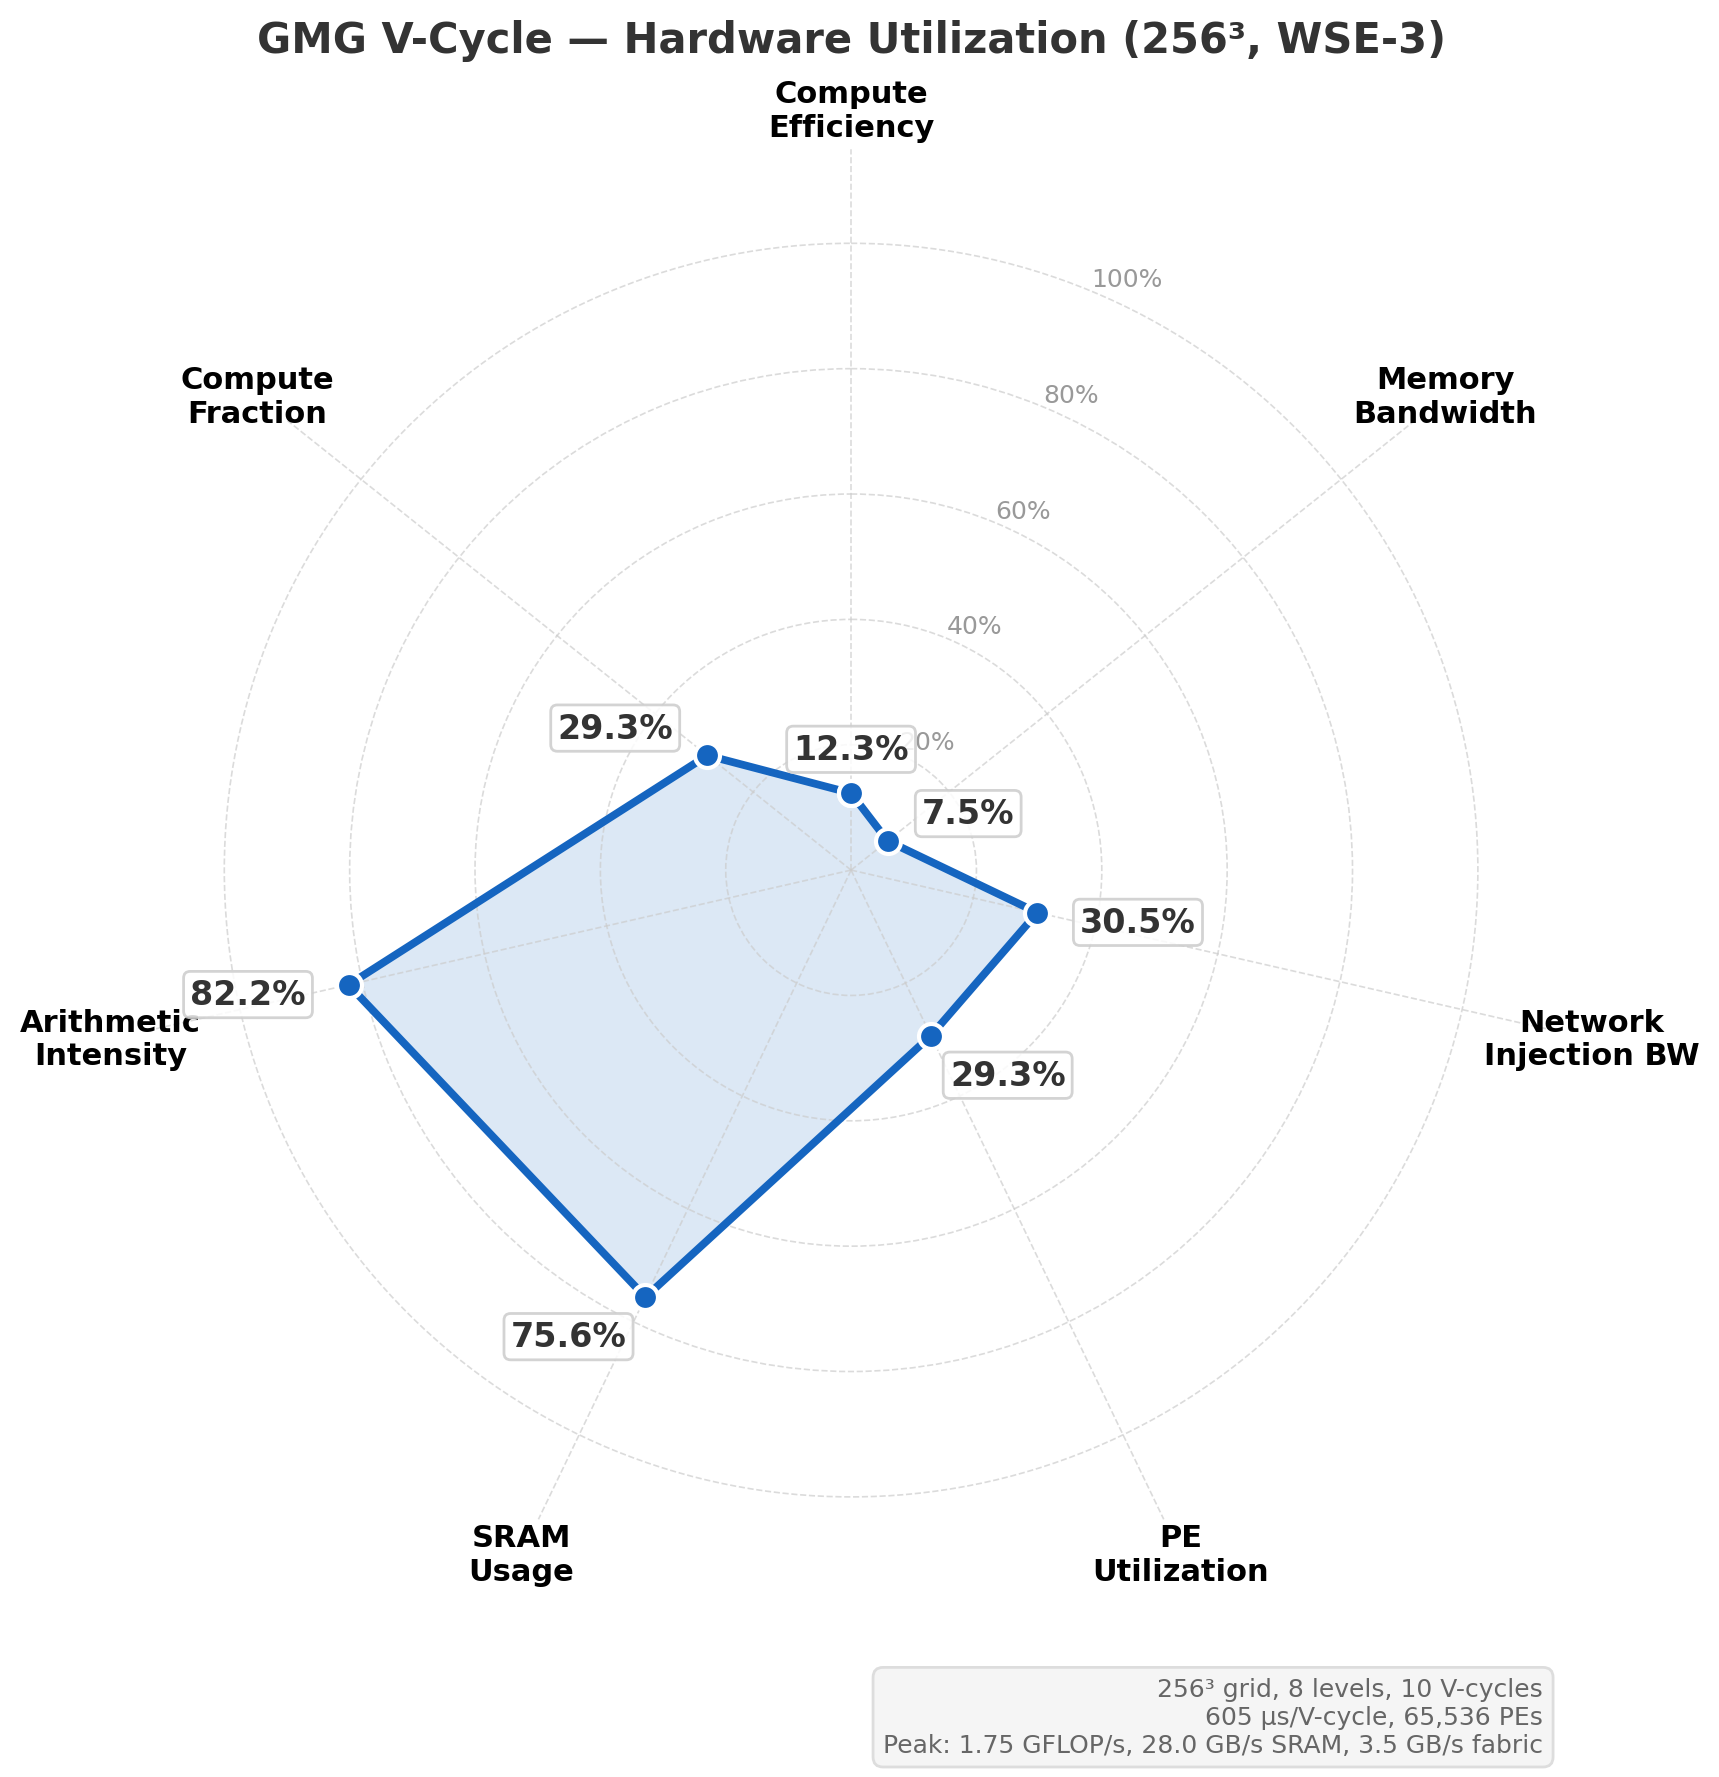

Python code for this plot:
#!/usr/bin/env python3
"""Spider (radar) plot for GMG V-cycle solver on WSE-3.

7-axis radar chart showing hardware utilization across compute, memory,
network, and algorithmic dimensions for a single problem configuration.

Axes (all 0-100%, higher = better utilization):
  1. Compute Efficiency    — Per-PE achieved FLOP/s / peak 1.75 GFLOP/s
  2. Memory Bandwidth      — Per-PE achieved SRAM BW / peak 28 GB/s
  3. Network Injection BW  — Achieved fabric BW / peak 3.5 GB/s (CE-router)
  4. PE Utilization         — Time-weighted active PE fraction across MG levels
  5. SRAM Usage             — Code + data footprint / 48 KB per PE
  6. Arithmetic Intensity   — AI / (2 x ridge point), normalized
  7. Compute Fraction       — Compute time / total SpMV time (inverse of comm overhead)

Usage:
    python plots/spider_plot.py --size 256
    python plots/spider_plot.py --size 512 --config P4_P4_B100
"""

import re
import os
import sys
import glob
import argparse

import matplotlib
matplotlib.use('Agg')
import matplotlib.pyplot as plt
from math import pi

# ── WSE-3 machine parameters ──────────────────────────────────────────────
PE_FREQ_MHZ = 875
PE_PEAK_GFLOPS = 1.75          # 875 MHz x 1 FMAC/cycle x 2 FLOPs
PE_PEAK_BW_GBS = 28.0          # 14 GB/s read + 14 GB/s write
RIDGE_POINT = PE_PEAK_GFLOPS / PE_PEAK_BW_GBS  # 0.0625 FLOP/Byte
SRAM_PER_PE_BYTES = 48 * 1024  # 48 KB
FABRIC_BW_GBS = 3.5            # CE-router injection: 1 wavelet/cycle x 4B x 875 MHz
TOTAL_WSE3_PES = 893_064

# Calibrated from 256^3 roofline (508 FLOPs per z-element per V-cycle)
FLOPS_PER_Z_ELEM = 508
CONSTANT_AI = 0.103
BLOCK_SIZES = {4: 4, 8: 8, 16: 16, 32: 32, 64: 64, 128: 128, 256: 256, 512: 256}


# ── Parsing ────────────────────────────────────────────────────────────────

def _ffloat(pattern, text, default=None):
    m = re.search(pattern, text)
    return float(m.group(1)) if m else default

def _fint(pattern, text, default=None):
    m = re.search(pattern, text)
    return int(m.group(1).replace(',', '')) if m else default


def parse_response(filepath):
    with open(filepath, 'r') as f:
        return parse_text(f.read())

def parse_text(text):
    d = {}
    m = re.search(r'HeightxWidthxZDim\s*:\s*(\d+)x(\d+)x(\d+)', text)
    if m:
        d['size'] = int(m.group(1))
    d['levels']        = _fint(r'Levels\s*:\s*(\d+)', text)
    d['iterations']    = _fint(r'Device iterations\s*:\s*(\d+)', text)
    d['max_iterations'] = _fint(r'Max iterations\s*:\s*(\d+)', text)
    d['block_size']    = _fint(r'Block size\s*:\s*(\d+)', text)
    d['pre_iter']      = _fint(r'pre_iter=(\d+)', text, 6)
    d['post_iter']     = _fint(r'post_iter=(\d+)', text, 6)
    d['bottom_iter']   = _fint(r'bottom_iter=(\d+)', text, 6)

    # Roofline (may be absent in older runs)
    d['compute_util_pct'] = _ffloat(r'% of per-PE peak:\s*([\d.]+)%', text)
    d['total_flops_pe']   = _fint(r'Total FLOPs \(PE 0,0\):\s*([\d,]+)', text)
    d['arith_intensity']  = _ffloat(r'Arith\. Intensity \(PE 0,0\):\s*([\d.]+)', text)

    # Solver time
    d['ops_time_us'] = _ffloat(
        r'(?:Sum of per-level totals|Total Upper bound V-cycle time).*?:\s*([\d.]+)\s*us',
        text,
    )
    d['solver_time_us'] = _ffloat(
        r'(?:Total solver wall time|Total Solver time).*?:\s*([\d.]+)\s*us',
        text,
    )
    if d['solver_time_us'] is None:
        d['solver_time_us'] = _ffloat(
            r'Total V-cycle time \(Kernel Launch.*?:\s*([\d.]+)\s*us', text)

    # Average V-cycle time
    d['avg_vcycle_us'] = _ffloat(
        r'(?:Wall time per V-cycle \(total / iterations\)|1-V.cycle time).*?:\s*([\d.]+)\s*us',
        text,
    )
    if d['avg_vcycle_us'] is None and d.get('solver_time_us') and d.get('iterations'):
        d['avg_vcycle_us'] = d['solver_time_us'] / d['iterations']

    # Fine-level PEs
    d['fine_pes'] = _fint(r'Active PEs \(fine level\):\s*([\d,]+)', text)
    if d['fine_pes'] is None:
        d['fine_pes'] = _fint(r'System \(allocated ([\d,]+) PEs\)', text)
    if d['fine_pes'] is None and d.get('size'):
        d['fine_pes'] = d['size'] ** 2

    # Per-level timing (main timing table only)
    main_table = re.search(
        r'Time per operation and level.*?\n(.*?)(?=\n\s*7-pt Stencil|\n\n\n)',
        text, re.DOTALL)
    level_times = {}
    if main_table:
        for rm in re.finditer(
                r'\|\s+(\d+)\s+\|.*?([\d.]+)us\(\s*\d+\)\s*\|\s*$',
                main_table.group(1), re.MULTILINE):
            level_times[int(rm.group(1))] = float(rm.group(2))
    d['level_times'] = level_times

    # Stencil compute vs communication (total row)
    stencil = re.search(
        r'7-pt Stencil.*?\n(.*?)(?:\n\n|\nInterpolation)', text, re.DOTALL)
    if stencil:
        tr = re.search(
            r'\|\s*total\s*\|'
            r'\s*([\d.]+)us\(\s*\d+\)\s*\|'
            r'\s*([\d.]+)us\(\s*\d+\)\s*\|'
            r'\s*([\d.]+)us\(\s*\d+\)\s*\|',
            stencil.group(1))
        if tr:
            d['spmv_total_us']   = float(tr.group(1))
            d['spmv_comm_us']    = float(tr.group(2))
            d['spmv_compute_us'] = float(tr.group(3))

    # SRAM
    sm = re.search(r'Total accounted:\s+(\d+)\s+bytes', text)
    if sm:
        d['sram_bytes'] = int(sm.group(1))

    return d


# ── Fabric traffic estimation ─────────────────────────────────────────────

def estimate_fabric_bytes_per_vcycle(size, levels, block_size, pre, post, bottom):
    """Estimate total fabric (network) bytes transferred per PE per V-cycle.

    Each stencil (SpMV) call sends/receives one z-column halo to/from each
    of 4 neighbors:  bytes_per_call = 4 directions x 2 (send+recv) x nz x 4B
    """
    total = 0
    for l in range(levels):
        nz = max(2, block_size >> l)
        bytes_per_spmv = 4 * 2 * nz * 4  # 4 dirs, send+recv, nz floats

        if l == 0:
            # pre-smooth + post-smooth + residual + convergence check
            n_spmv = pre + post + 1 + 1
        elif l == levels - 1:
            # bottom level: only smooth iterations
            n_spmv = bottom
        else:
            # pre-smooth + post-smooth + residual
            n_spmv = pre + post + 1

        total += n_spmv * bytes_per_spmv
    return total


# ── Spider metrics (7 axes) ───────────────────────────────────────────────

def compute_spider_metrics(d):
    s = {}
    size = d.get('size', 0)
    levels = d.get('levels', 1)
    block_size = d.get('block_size') or BLOCK_SIZES.get(size, size)
    avg_us = d.get('avg_vcycle_us', 1)
    iters = d.get('iterations', 1)
    pre  = d.get('pre_iter', 6)
    post = d.get('post_iter', 6)
    bot  = d.get('bottom_iter', 6)

    # Estimate FLOPs per V-cycle
    if d.get('total_flops_pe') and iters:
        flops_per_v = d['total_flops_pe'] / iters
    else:
        flops_per_v = FLOPS_PER_Z_ELEM * block_size

    ai = d.get('arith_intensity') or CONSTANT_AI

    # 1. Compute Efficiency (per-PE FLOP/s / peak)
    if d.get('compute_util_pct') is not None:
        s['Compute\nEfficiency'] = d['compute_util_pct']
    else:
        achieved = flops_per_v / (avg_us * 1e-6)
        s['Compute\nEfficiency'] = (achieved / (PE_PEAK_GFLOPS * 1e9)) * 100

    # 2. Memory Bandwidth (per-PE SRAM BW / peak 28 GB/s)
    mem_per_v = flops_per_v / ai  # bytes
    bw_gbs = (mem_per_v / avg_us) * 1e-3  # B/us -> GB/s
    s['Memory\nBandwidth'] = min(100.0, (bw_gbs / PE_PEAK_BW_GBS) * 100)

    # 3. Network Injection BW (fabric BW / peak 3.5 GB/s)
    fabric_bytes = estimate_fabric_bytes_per_vcycle(
        size, levels, block_size, pre, post, bot)
    comm_us = d.get('spmv_comm_us', 0)
    if comm_us and iters:
        comm_per_v = comm_us / iters
        fabric_bw_gbs = (fabric_bytes / comm_per_v) * 1e-3  # B/us -> GB/s
        s['Network\nInjection BW'] = min(100.0, (fabric_bw_gbs / FABRIC_BW_GBS) * 100)
    else:
        s['Network\nInjection BW'] = 0

    # 4. PE Utilization (time-weighted active fraction)
    fine_pes = d.get('fine_pes', size * size)
    lt = d.get('level_times', {})
    if lt and fine_pes > 0:
        num = sum((min(1.0, max(1, (size // (2**l))**2) / fine_pes) * t)
                  for l, t in lt.items())
        den = sum(lt.values())
        s['PE\nUtilization'] = (num / den * 100) if den else 100
    else:
        fracs = [min(1.0, 1.0 / (4**l)) for l in range(levels)]
        s['PE\nUtilization'] = (sum(fracs) / len(fracs)) * 100

    # 5. SRAM Usage (code + data / 48 KB)
    if d.get('sram_bytes'):
        s['SRAM\nUsage'] = (d['sram_bytes'] / SRAM_PER_PE_BYTES) * 100
    else:
        est = 23344 + block_size * 54
        s['SRAM\nUsage'] = min(100, (est / SRAM_PER_PE_BYTES) * 100)

    # 6. Arithmetic Intensity (AI / (2 x ridge point), capped at 100%)
    ratio = ai / RIDGE_POINT  # ~1.65 for 7-pt stencil
    s['Arithmetic\nIntensity'] = min(100, ratio / 2 * 100)

    # 7. Compute Fraction (compute / total SpMV — inverse of comm overhead)
    if d.get('spmv_compute_us') and d.get('spmv_total_us'):
        s['Compute\nFraction'] = (d['spmv_compute_us'] / d['spmv_total_us']) * 100
    else:
        s['Compute\nFraction'] = 30

    return s


# ── Plotting ───────────────────────────────────────────────────────────────

def make_spider_plot(spider, label, raw, output_path, title=None):
    categories = list(spider.keys())
    N = len(categories)
    angles = [n / N * 2 * pi for n in range(N)]
    angles += angles[:1]
    values = [spider[c] for c in categories] + [spider[categories[0]]]

    fig, ax = plt.subplots(figsize=(9, 9), subplot_kw=dict(polar=True))
    ax.set_theta_offset(pi / 2)
    ax.set_theta_direction(-1)

    color = '#1565C0'
    ax.plot(angles, values, 'o-', linewidth=2.8, color=color, markersize=9,
            zorder=3, markeredgecolor='white', markeredgewidth=1.5)
    ax.fill(angles, values, alpha=0.15, color=color)

    # Value labels
    for angle, val, cat in zip(angles[:-1], values[:-1], categories):
        if 0 < angle < pi:
            ha = 'left'
        elif angle > pi:
            ha = 'right'
        else:
            ha = 'center'
        ax.text(angle, val + 7, f'{val:.1f}%', ha=ha, va='center',
                fontsize=12, fontweight='bold', color='#333333',
                bbox=dict(boxstyle='round,pad=0.2', facecolor='white',
                          edgecolor='#CCCCCC', alpha=0.85))

    ax.set_xticks(angles[:-1])
    ax.set_xticklabels(categories, size=11, fontweight='bold',
                       multialignment='center')
    ax.set_yticks([20, 40, 60, 80, 100])
    ax.set_yticklabels(['20%', '40%', '60%', '80%', '100%'],
                       size=9, color='#999999')
    ax.set_ylim(0, 115)
    ax.grid(color='#CCCCCC', linestyle='--', linewidth=0.6, alpha=0.7)
    ax.spines['polar'].set_visible(False)

    if title:
        ax.set_title(title, size=15, fontweight='bold', pad=35, color='#333333')

    # Info box
    size = raw.get('size', '?')
    levels = raw.get('levels', '?')
    iters = raw.get('iterations', '?')
    vcycle = raw.get('avg_vcycle_us', 0)
    pes = raw.get('fine_pes', 0)
    info_lines = [
        f'{size}\u00b3 grid, {levels} levels, {iters} V-cycles',
        f'{vcycle:.0f} \u00b5s/V-cycle, {pes:,} PEs',
        f'Peak: {PE_PEAK_GFLOPS} GFLOP/s, {PE_PEAK_BW_GBS} GB/s SRAM, {FABRIC_BW_GBS} GB/s fabric'
    ]
    ax.text(0.98, -0.06, '\n'.join(info_lines), transform=ax.transAxes,
            fontsize=9, ha='right', va='top', color='#666666',
            bbox=dict(boxstyle='round,pad=0.4', facecolor='#F5F5F5',
                      edgecolor='#DDDDDD'))

    plt.tight_layout()
    plt.savefig(output_path, dpi=200, bbox_inches='tight',
                facecolor='white', edgecolor='none')
    plt.close()
    print(f"Saved: {output_path}")


# ── Main ───────────────────────────────────────────────────────────────────

def main():
    parser = argparse.ArgumentParser(
        description='Spider plot — GMG V-cycle hardware utilization')
    parser.add_argument('--size', type=int, default=256,
                        help='Problem size (default: 256)')
    parser.add_argument('--config', default='P6_P6_B6',
                        help='Config suffix (default: P6_P6_B6)')
    parser.add_argument('--output', default=None)
    args = parser.parse_args()

    base_dir = os.path.dirname(os.path.abspath(__file__))
    parent_dir = os.path.dirname(base_dir)

    # Find response file
    pattern = os.path.join(parent_dir,
                           f'out_dir_S{args.size}x_L*_M100_{args.config}/response.txt')
    files = glob.glob(pattern)
    if not files:
        print(f"No response file for size={args.size}, config={args.config}")
        sys.exit(1)

    d = parse_response(files[0])

    # Fallback to all_responses_roofline.txt if response is truncated
    if d.get('avg_vcycle_us') is None:
        agg = os.path.join(parent_dir, 'all_responses_roofline.txt')
        if os.path.exists(agg):
            dirname = os.path.basename(os.path.dirname(files[0]))
            with open(agg) as f:
                agg_text = f.read()
            m = re.search(
                rf'Output directory:\s*{re.escape(dirname)}\n(.*?)(?=\nOutput directory:|\Z)',
                agg_text, re.DOTALL)
            if m:
                d = parse_text(f"Output directory: {dirname}\n" + m.group(1))

    spider = compute_spider_metrics(d)

    out = args.output or os.path.join(base_dir, 'spider_plot.png')
    make_spider_plot(
        spider, f"{args.size}\u00b3", d, out,
        title=f'GMG V-Cycle \u2014 Hardware Utilization ({args.size}\u00b3, WSE-3)')

    # Summary
    print(f"\nMetrics for {args.size}\u00b3:")
    print("-" * 45)
    peaks = {
        'Compute\nEfficiency':   f'peak {PE_PEAK_GFLOPS} GFLOP/s',
        'Memory\nBandwidth':     f'peak {PE_PEAK_BW_GBS} GB/s',
        'Network\nInjection BW': f'peak {FABRIC_BW_GBS} GB/s',
        'PE\nUtilization':       f'{d.get("fine_pes",0):,} fine PEs',
        'SRAM\nUsage':           f'{SRAM_PER_PE_BYTES//1024} KB',
        'Arithmetic\nIntensity': f'ridge={RIDGE_POINT:.4f}',
        'Compute\nFraction':     'compute/SpMV',
    }
    for cat, val in spider.items():
        flat = cat.replace('\n', ' ')
        ref = peaks.get(cat, '')
        print(f"  {flat:<25s} {val:6.1f}%   ({ref})")


if __name__ == '__main__':
    main()
